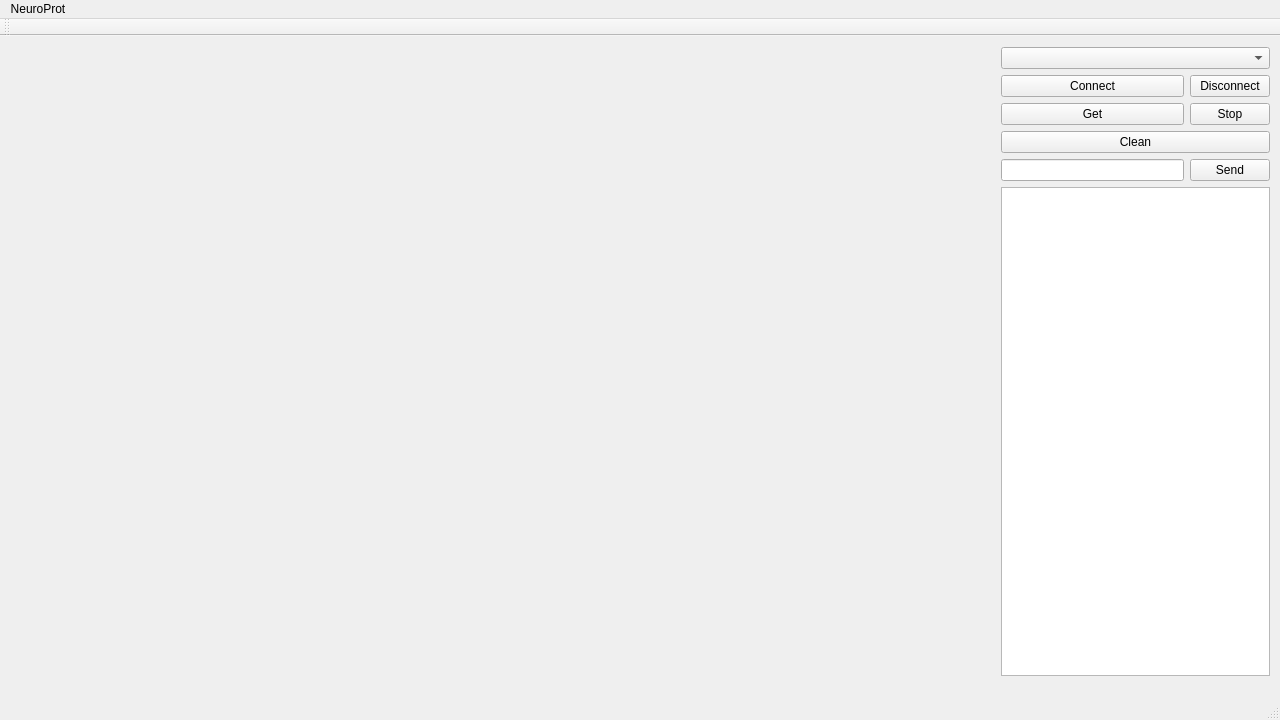
<?xml version="1.0" encoding="UTF-8"?>
<ui version="4.0">
 <class>MainWindow</class>
 <widget class="QMainWindow" name="MainWindow">
  <property name="geometry">
   <rect>
    <x>0</x>
    <y>0</y>
    <width>1280</width>
    <height>720</height>
   </rect>
  </property>
  <property name="windowTitle">
   <string>MainWindow</string>
  </property>
  <widget class="QWidget" name="centralWidget">
   <widget class="QWidget" name="gridLayoutWidget">
    <property name="geometry">
     <rect>
      <x>990</x>
      <y>0</y>
      <width>291</width>
      <height>651</height>
     </rect>
    </property>
    <layout class="QGridLayout" name="gridLayout">
     <item row="2" column="1">
      <widget class="QPushButton" name="pushButton_6">
       <property name="text">
        <string>Stop</string>
       </property>
      </widget>
     </item>
     <item row="3" column="0" colspan="2">
      <widget class="QPushButton" name="pushButton_5">
       <property name="font">
        <font>
         <weight>50</weight>
         <bold>false</bold>
        </font>
       </property>
       <property name="text">
        <string>Clean</string>
       </property>
      </widget>
     </item>
     <item row="4" column="0">
      <widget class="QLineEdit" name="lineEdit"/>
     </item>
     <item row="2" column="0">
      <widget class="QPushButton" name="pushButton_4">
       <property name="text">
        <string>Get</string>
       </property>
      </widget>
     </item>
     <item row="5" column="0" colspan="2">
      <widget class="QTextBrowser" name="textBrowser"/>
     </item>
     <item row="4" column="1">
      <widget class="QPushButton" name="pushButton">
       <property name="text">
        <string>Send</string>
       </property>
      </widget>
     </item>
     <item row="0" column="0" colspan="2">
      <widget class="QComboBox" name="comboBox"/>
     </item>
     <item row="1" column="1">
      <widget class="QPushButton" name="pushButton_3">
       <property name="text">
        <string>Disconnect</string>
       </property>
      </widget>
     </item>
     <item row="1" column="0">
      <widget class="QPushButton" name="pushButton_2">
       <property name="text">
        <string>Connect</string>
       </property>
      </widget>
     </item>
    </layout>
   </widget>
   <widget class="QCustomPlot" name="CustomPlot" native="true">
    <property name="geometry">
     <rect>
      <x>10</x>
      <y>170</y>
      <width>961</width>
      <height>231</height>
     </rect>
    </property>
   </widget>
  </widget>
  <widget class="QMenuBar" name="menuBar">
   <property name="geometry">
    <rect>
     <x>0</x>
     <y>0</y>
     <width>1280</width>
     <height>22</height>
    </rect>
   </property>
   <widget class="QMenu" name="menuNeuroProt">
    <property name="title">
     <string>NeuroProt</string>
    </property>
   </widget>
   <addaction name="menuNeuroProt"/>
  </widget>
  <widget class="QToolBar" name="mainToolBar">
   <attribute name="toolBarArea">
    <enum>TopToolBarArea</enum>
   </attribute>
   <attribute name="toolBarBreak">
    <bool>false</bool>
   </attribute>
  </widget>
  <widget class="QStatusBar" name="statusBar"/>
 </widget>
 <layoutdefault spacing="6" margin="11"/>
 <customwidgets>
  <customwidget>
   <class>QCustomPlot</class>
   <extends>QWidget</extends>
   <header>qcustomplot.h</header>
   <container>1</container>
  </customwidget>
 </customwidgets>
 <resources/>
 <connections/>
</ui>
